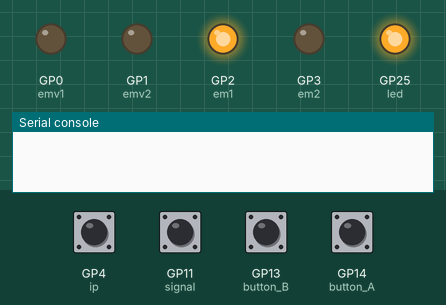
Recording of a program running on a simulated Raspberry Pi Pico running MicroPython. Parts: output pins drawn as LEDs (lit = HIGH), the last lines printed to the serial console. Dashed ring = blinking. The test bench sets the inputs (shaded band); at power-on: GP11 (signal) HIGH, GP4 (ip), GP13 (button_B), GP14 (button_A) LOW.

Above: at 1.2 s.
1.3 s: GP13 (button_B) pulled HIGH for 0.15 s
At 1.72 s:
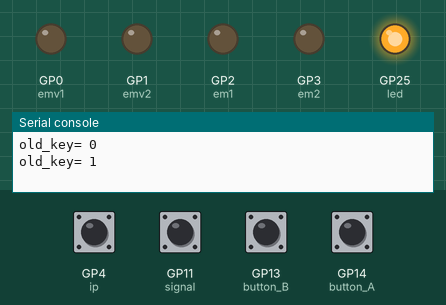
3.2 s: GP14 (button_A) pulled HIGH for 1 s
At 5.4 s:
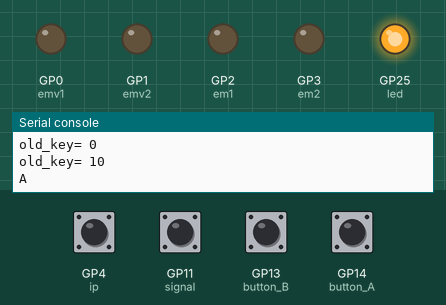
5.9 s: GP4 (ip) pulled HIGH for 0.15 s
At 6.07 s:
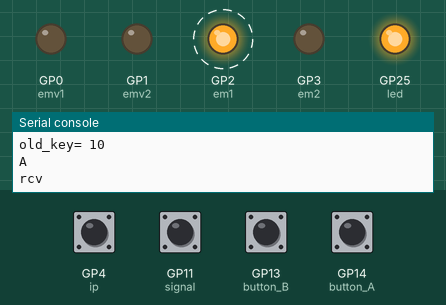
8.9 s: GP11 (signal) pulled LOW for 0.15 s
At 8.9 s:
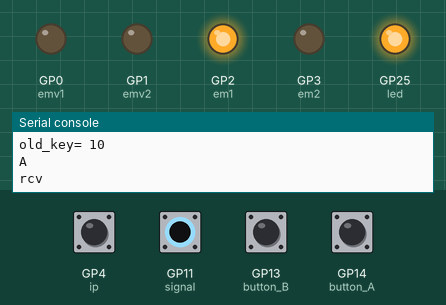
10.5 s: GP14 (button_A) pulled HIGH for 0.15 s
At 11.8 s:
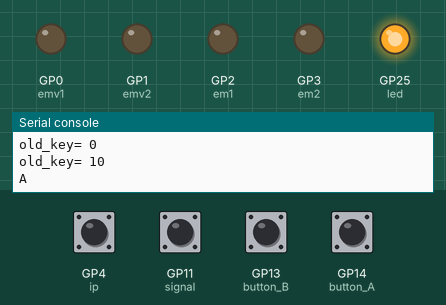
12.3 s: GP4 (ip) pulled HIGH for 1 s
At 12.47 s:
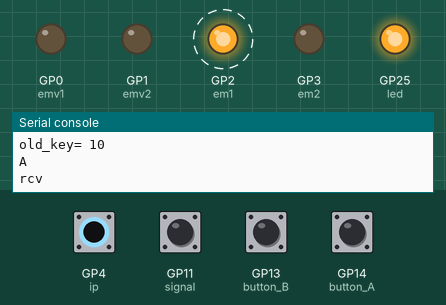
Timing chart, 0 to 16.3 s (numbered marks = the images above; inputs shaded):
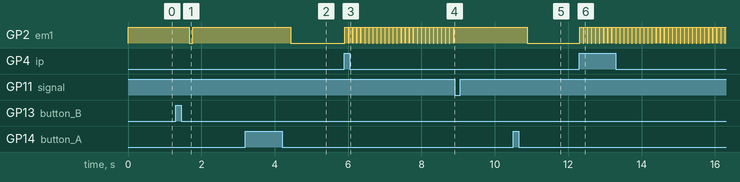

The program:

CT2.py
```python
from machine import Pin,Timer
import time
led=Pin(25,Pin.OUT)
button_A=Pin(14,Pin.IN,Pin.PULL_DOWN)
button_B=Pin(13,Pin.IN,Pin.PULL_DOWN)
button_C=Pin(15,Pin.IN,Pin.PULL_DOWN)
emv1=Pin(0,Pin.OUT)
emv2=Pin(1,Pin.OUT)
em1=Pin(2,Pin.OUT)
em2=Pin(3,Pin.OUT)
signal=Pin(11,Pin.IN,Pin.PULL_UP)
ip=Pin(4,Pin.IN,Pin.PULL_DOWN)


def twinkle(signal):
    if signal.value()==0:
        em1.value(1)
        #signal.irq(twinkle, Pin.IRQ_FALLING)
if __name__=='__main__':
    led.value(1)
    em1.value(1)
    main_cnt=0
    old_key=0
    start_mode=0
    t=0
    while True:
        main_cnt+=1
        time.sleep(0.001)
        if main_cnt%300==0:
            key=button_A.value()*10+button_B.value()
            if key!=old_key:
                print('old_key=',old_key)
            if key==0 and old_key==10:
               print("A")
               em1.value(0)
               main_cnt=0
               start_mode=1
               time.sleep(0.02)
            if key==0 and old_key==1:
                em1.value(0)
                time.sleep(0.1)
                em1.value(1)
                start_mode=2
            old_key=key

        #print("-")
        if ip.value()==1 and start_mode==1 and em1.value()==0 :
            print("rcv")
            em1.value(1)

            while True :
                em1.value(0)
                time.sleep(0.01)
                em1.value(1)
                time.sleep(0.1)
                if signal.value()==0 :
                    t+=1
                    print('t=',t)
                    em1.value(1)
                    break

        if signal.value()==0 and start_mode==2:
            em1.value(1)


        #if button_C.value()==1:
           
```

Measured:
- after the input at 1.3 s, GP2 (em1): HIGH → LOW after 0.37 s, → HIGH 0.10 s later
- after the input at 3.2 s, GP2 (em1): HIGH → LOW after 1.2 s
- after the input at 5.9 s, GP2 (em1): alternates HIGH for 0.10 s and LOW for 0.01 s, starting at once
- after the input at 8.9 s, GP2 (em1): stops changing and stays HIGH
- after the input at 10.5 s, GP2 (em1): HIGH → LOW after 0.38 s
- after the input at 12.3 s, GP2 (em1): alternates HIGH for 0.10 s and LOW for 0.01 s, starting at once
